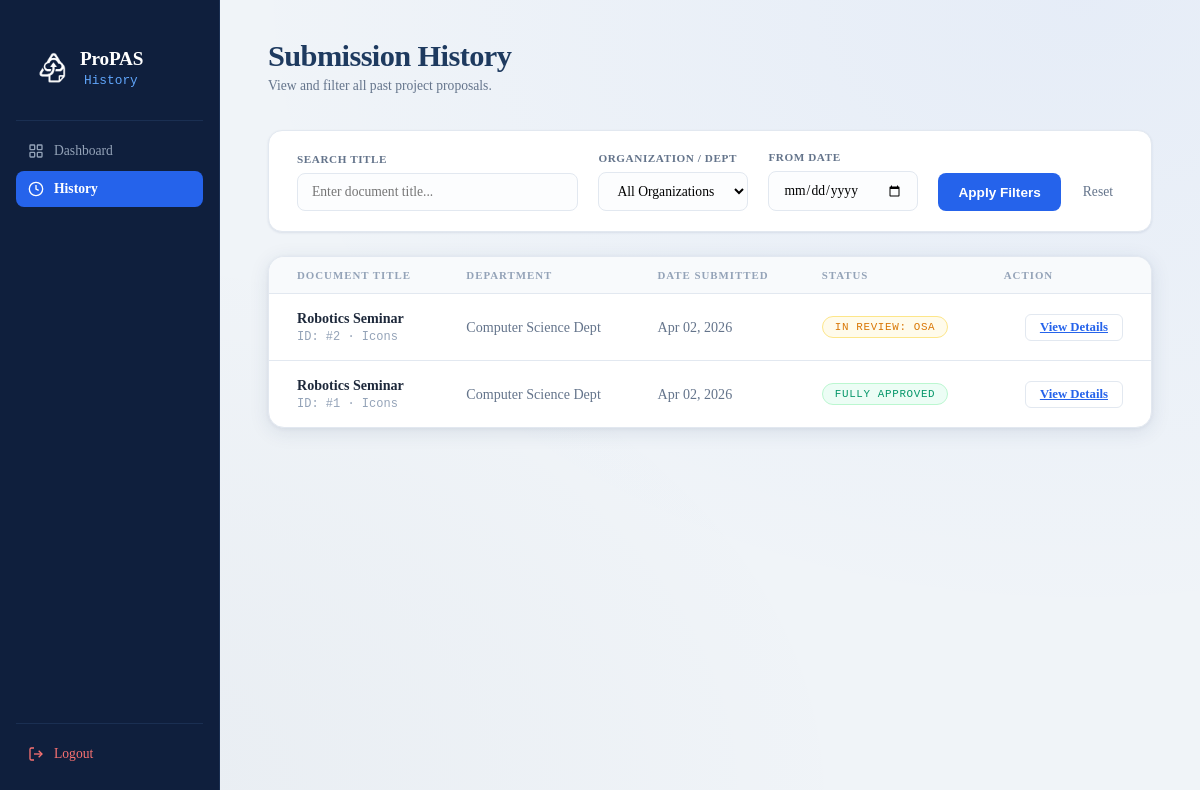
Page /master-history (signed in) on the earlier database version.
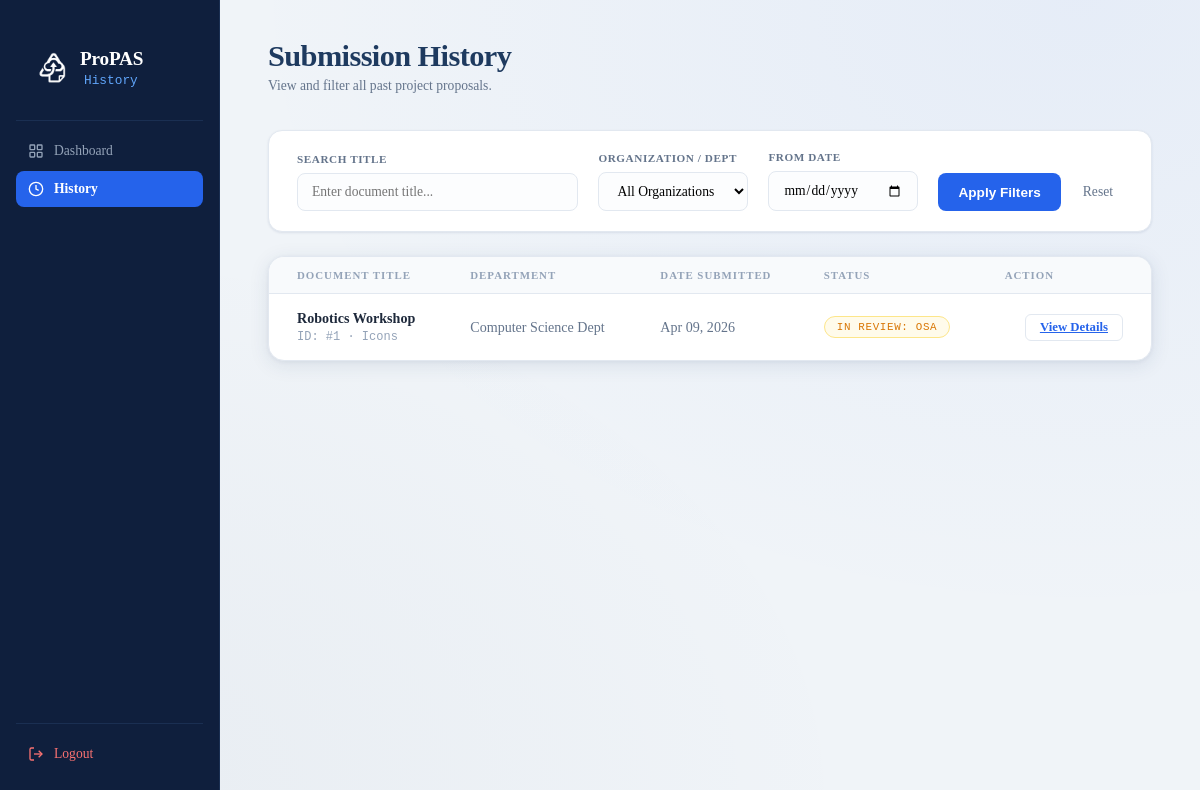
Same page on the later database version.
### models.py (models this page shows)
class Proposal(db.Model):
    __tablename__ = 'proposals'
    id = db.Column(db.Integer, primary_key=True)
    title = db.Column(db.String(200), nullable=False)
    status = db.Column(db.String(20), default='PENDING')
    version_number = db.Column(db.Integer, default=1)
    file_path = db.Column(db.String(300))
    proposal_data = db.Column(db.JSON)
    current_step_id = db.Column(db.Integer, db.ForeignKey('approval_steps.id'))
    creator_id = db.Column(db.Integer, db.ForeignKey('accounts.id'))
    created_at = db.Column(db.DateTime, default=datetime.utcnow)

class User(UserMixin, db.Model):
    __tablename__ = 'accounts'
    id = db.Column(db.Integer, primary_key=True)
    username = db.Column(db.String(80), unique=True, nullable=False)
    password_hash = db.Column(db.String(128))
    account_type = db.Column(db.String(20))  # 'Org' or 'Office'
    profile_data = db.Column(MutableDict.as_mutable(db.JSON), default=dict)
    proposals = db.relationship('Proposal', backref='creator', lazy=True)

### routes/office.py (the view)
@office_bp.route('/master-history')
@login_required
def master_history():
    if current_user.account_type != 'Office':
        abort(403)
    query = Proposal.query.join(User, Proposal.creator_id == User.id).filter(User.account_type == 'Org')
    search = request.args.get('search')
    if search:
        query = query.filter(Proposal.title.ilike(f'%{search}%'))
    username_filter = (request.args.get('username_filter') or '').strip()
    if username_filter:
        query = query.filter(User.username.ilike(username_filter))
    date_from = request.args.get('date_from')
    if date_from:
        try:
            date_obj = datetime.strptime(date_from, '%Y-%m-%d')
            query = query.filter(Proposal.created_at >= date_obj)
        except ValueError:
            pass
    proposals = query.order_by(Proposal.created_at.desc()).all()
    department_options = [
        {'username': 'Icons', 'label': 'Icons - Computer Science Dept'},
        {'username': 'Hibe', 'label': 'Hibe - Biology Dept'},
        {'username': 'Psych', 'label': 'Psych - Psychology Dept'},
        {'username': 'Kwago', 'label': 'Kwago - Political Science Dept'},
        {'username': 'Aces', 'label': 'Aces - Communication and English Studies'},
        {'username': 'Casso', 'label': 'Casso - CAS'},
    ]
    return render_template(
        'submission_history.html',
        proposals=proposals,
        is_history=True,
        is_office=True,
        department_options=department_options,
        department_map=ORG_DEPARTMENTS
    )

### app.py (called while the page is built)
@login_manager.user_loader
def load_user(user_id):
    from models import User
    return db.session.get(User, int(user_id))

### templates/submission_history.html (shortened to what this page needs)
<!DOCTYPE html>
<html lang="en">
<head>
  <link rel="stylesheet" href="{{ url_for('static', filename='css/org_home.css') }}" />
  <link rel="stylesheet" href="{{ url_for('static', filename='css/submission_history.css') }}" />
</head>
<body>
<div class="layout">
  <aside class="sidebar">
    <div class="sidebar-logo">
      <div class="header-seal">
          <img src="{{ url_for('static', filename='images/Icon.png') }}" alt="ProPAS Logo" class="header-logo-img">
      </div>
      <div>
        <span class="logo-text">ProPAS</span>
        <span class="logo-sub">History</span>
      </div>
    </div>
    <div class="sidebar-divider"></div>
    <nav class="sidebar-nav">
      {% if current_user.account_type == 'Office' %}
        <a href="{{ url_for('office.review') }}" class="nav-item">
      {% else %}
        <a href="{{ url_for('proposal.org_home') }}" class="nav-item">
      {% endif %}
        <svg viewBox="0 0 24 24" fill="none" stroke="currentColor" stroke-width="2" width="18" height="18"><rect x="3" y="3" width="7" height="7" rx="1"/><rect x="14" y="3" width="7" height="7" rx="1"/><rect x="3" y="14" width="7" height="7" rx="1"/><rect x="14" y="14" width="7" height="7" rx="1"/></svg>
        Dashboard
      </a>
      <a href="{{ url_for('office.master_history') if current_user.account_type == 'Office' else url_for('proposal.history') }}" class="nav-item active">
        <svg viewBox="0 0 24 24" fill="none" stroke="currentColor" stroke-width="2" width="18" height="18"><circle cx="12" cy="12" r="10"/><polyline points="12 6 12 12 16 14"/></svg>
        History
      </a>
    </nav>
    <div class="sidebar-divider"></div>
    <a href="{{ url_for('auth.logout') }}" class="nav-item nav-item--danger">
      <svg viewBox="0 0 24 24" fill="none" stroke="currentColor" stroke-width="2" width="18" height="18"><path d="M9 21H5a2 2 0 0 1-2-2V5a2 2 0 0 1 2-2h4"/><polyline points="16 17 21 12 16 7"/><line x1="21" y1="12" x2="9" y2="12"/></svg>
      Logout
    </a>
  </aside>
  <main class="main">
    <div class="topbar">
      <div>
        <h1 class="topbar-title">Submission History</h1>
        <p class="topbar-sub">View and filter all past project proposals.</p>
      </div>
    </div>
    <div class="filter-card">
      <form method="GET" action="{{ url_for('office.master_history') if current_user.account_type == 'Office' else url_for('proposal.history') }}" class="filter-form">
        <div class="filter-group search">
          <label for="search">Search Title</label>
          <input type="text" id="search" name="search" placeholder="Enter document title..." value="{{ request.args.get('search', '') }}">
        </div>
        {% if current_user.account_type == 'Office' %}
        <div class="filter-group">
          <label for="username_filter">Organization / Dept</label>
          <select id="username_filter" name="username_filter">
            <option value="">All Organizations</option>
          </select>
        </div>
        {% endif %}
        <div class="filter-group">
          <label for="date_from">From Date</label>
          <input type="date" id="date_from" name="date_from" value="{{ request.args.get('date_from', '') }}">
        </div>
        <div class="filter-actions">
          <button type="submit" class="btn-filter">Apply Filters</button>
          <a href="{{ url_for('office.master_history') if current_user.account_type == 'Office' else url_for('proposal.history') }}" class="btn-reset">Reset</a>
        </div>
      </form>
    </div>
    <div class="table-card">
      <div class="table-wrap">
        <table class="table">
          <thead>
            <tr>
              <th>Document Title</th>
              <th>Department</th>
              <th>Date Submitted</th>
              <th>Status</th>
              <th class="text-right">Action</th>
            </tr>
          </thead>
          <tbody>
          {% for prop in proposals %}
          <tr>
            <td data-label="Document Title">
              <div class="doc-title">{{ prop.title }}</div>
              <div class="doc-meta">ID: #{{ prop.id }} · {{ prop.proposal_data.get('sponsor', 'N/A') }}</div>
            </td>
            <td class="td-muted" data-label="Department">
                {% if current_user.account_type == 'Office' %}
                  {{ department_map.get(prop.creator.username|lower, prop.creator.username) }}
                {% endif %}
            </td>
            <td class="td-muted" data-label="Date Submitted">{{ prop.created_at.strftime('%b %d, %Y') if prop.created_at else 'N/A' }}</td>
            <td data-label="Status">
              {% if prop.status == 'APPROVED' %}
                <span class="status-badge status-badge--approved" style="background: #ecfdf5; color: #059669;">Fully Approved</span>
              {% elif prop.status == 'REJECTED' %}
                <span class="status-badge status-badge--rejected" style="background: #fef2f2; color: #dc2626;">Returned</span>
              {% else %}
                <span class="status-badge status-badge--pending" style="background: #fffbeb; color: #d97706;">
                    In Review:
                    {% if prop.current_step_id == 1 %}CAS
                    {% elif prop.current_step_id == 2 %}OSA
                    {% elif prop.current_step_id == 3 %}FINANCE
                    {% elif prop.current_step_id == 4 %}VPAA
                    {% elif prop.current_step_id == 5 %}VP EXECUTIVE
                    {% elif prop.current_step_id == 6 %}PRESIDENT
                    {% else %}Processing
                    {% endif %}
                </span>
              {% endif %}
            </td>
            <td class="text-right" data-label="Action">
              <div style="display: flex; gap: 8px; justify-content: flex-end;">
                {% if prop.status == 'REJECTED' and current_user.account_type == 'Org' %}
                  <a href="{{ url_for('proposal.create', edit_id=prop.id) }}" class="btn-view" style="color: #dc2626; border-color: #dc2626;">Fix & Resubmit</a>
                {% else %}
                  {% if current_user.account_type == 'Office' %}
                  <a href="{{ url_for('office.proposal_details', proposal_id=prop.id) }}" class="btn-view">View Details</a>
                  {% else %}
                  <button class="btn-view">View Details</button>
                  {% endif %}
                {% endif %}
              </div>
            </td>
          </tr>
          {% else %}
          <tr>
              <td colspan="5" style="text-align:center; padding: 40px; color: #94a3b8;">No submission history found.</td>
          </tr>
          {% endfor %}
          </tbody>
        </table>
      </div>
    </div>
  </main>
</div>
</body>
</html>

### static/css/submission_history.css (style rules this page uses)
.filter-card { background: var(--paper); border: 1px solid var(--border); border-radius: 14px; padding: 20px 28px; margin-bottom: 24px; box-shadow: var(--shadow-sm); }
.filter-form { display: flex; align-items: flex-end; gap: 20px; flex-wrap: wrap; }
.filter-group { display: flex; flex-direction: column; gap: 8px; flex: 1; min-width: 150px; }
.filter-group.search { flex: 2; }
.filter-group label { font-size: 0.7rem; font-weight: 700; text-transform: uppercase; color: var(--ink-muted); letter-spacing: 0.05em; }
.filter-group input, .filter-group select { padding: 10px 14px; border: 1px solid var(--border); border-radius: 8px; font-family: 'Source Serif 4', serif; font-size: 0.85rem; background: #fcfdfe; }
.filter-actions { display: flex; gap: 12px; }
.btn-filter { background: var(--navy-mid); color: white; border: none; padding: 11px 20px; border-radius: 8px; font-weight: 600; font-size: 0.85rem; cursor: pointer; transition: background 0.2s; }
.btn-reset { text-decoration: none; font-size: 0.85rem; color: var(--ink-muted); padding: 11px 10px; }

Differences in the rows shown:
removed Proposal: title "Robotics Seminar", id "2", proposal_data.get "Icons", {{ department_map.get(prop.creator.username|lower, prop.creator.username) }} "Computer Science Dept", created_at "Apr 02, 2026", shows "IN REVIEW:", status "OSA"
changed Proposal "Icons": title "Robotics Seminar" → "Robotics Workshop"; created_at "Apr 02, 2026" → "Apr 09, 2026"; status "FULLY APPROVED" → "IN REVIEW: OSA"
